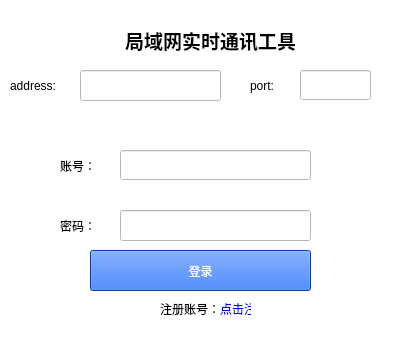
<?xml version="1.0" encoding="UTF-8"?>
<ui version="4.0">
 <class>MainWindow</class>
 <widget class="QMainWindow" name="MainWindow">
  <property name="geometry">
   <rect>
    <x>0</x>
    <y>0</y>
    <width>400</width>
    <height>350</height>
   </rect>
  </property>
  <property name="minimumSize">
   <size>
    <width>360</width>
    <height>350</height>
   </size>
  </property>
  <property name="maximumSize">
   <size>
    <width>400</width>
    <height>400</height>
   </size>
  </property>
  <property name="windowTitle">
   <string>登录</string>
  </property>
  <property name="windowIcon">
   <iconset>
    <normaloff>image/myicon_1.png</normaloff>image/myicon_1.png</iconset>
  </property>
  <property name="styleSheet">
   <string notr="true">background-color: rgb(255, 255, 255);</string>
  </property>
  <widget class="QWidget" name="centralwidget">
   <widget class="QLineEdit" name="lineEdit_id">
    <property name="geometry">
     <rect>
      <x>120</x>
      <y>150</y>
      <width>191</width>
      <height>30</height>
     </rect>
    </property>
    <property name="cursor">
     <cursorShape>CrossCursor</cursorShape>
    </property>
    <property name="styleSheet">
     <string notr="true">background-color: rgb(255, 255, 255);</string>
    </property>
    <property name="text">
     <string/>
    </property>
    <property name="maxLength">
     <number>32767</number>
    </property>
   </widget>
   <widget class="QLineEdit" name="lineEdit_pass">
    <property name="geometry">
     <rect>
      <x>120</x>
      <y>210</y>
      <width>191</width>
      <height>31</height>
     </rect>
    </property>
    <property name="inputMask">
     <string extracomment="qq账号"/>
    </property>
    <property name="text">
     <string extracomment="密码"/>
    </property>
    <property name="maxLength">
     <number>32767</number>
    </property>
    <property name="echoMode">
     <enum>QLineEdit::Password</enum>
    </property>
    <property name="cursorPosition">
     <number>0</number>
    </property>
   </widget>
   <widget class="QPushButton" name="pushButton">
    <property name="geometry">
     <rect>
      <x>90</x>
      <y>250</y>
      <width>221</width>
      <height>41</height>
     </rect>
    </property>
    <property name="styleSheet">
     <string notr="true">background-color: rgb(7, 85, 240);
color: rgb(255, 255, 255);</string>
    </property>
    <property name="text">
     <string>登录</string>
    </property>
   </widget>
   <widget class="QLabel" name="label">
    <property name="geometry">
     <rect>
      <x>60</x>
      <y>150</y>
      <width>51</width>
      <height>31</height>
     </rect>
    </property>
    <property name="text">
     <string>账号：</string>
    </property>
   </widget>
   <widget class="QLabel" name="label_2">
    <property name="geometry">
     <rect>
      <x>60</x>
      <y>210</y>
      <width>51</width>
      <height>31</height>
     </rect>
    </property>
    <property name="text">
     <string>密码：</string>
    </property>
   </widget>
   <widget class="QLabel" name="label_3">
    <property name="geometry">
     <rect>
      <x>80</x>
      <y>20</y>
      <width>261</width>
      <height>41</height>
     </rect>
    </property>
    <property name="lineWidth">
     <number>1</number>
    </property>
    <property name="text">
     <string>&lt;html&gt;&lt;head/&gt;&lt;body&gt;&lt;p&gt;&lt;span style=&quot; font-size:14pt; font-weight:600;&quot;&gt;局域网实时通讯工具&lt;/span&gt;&lt;/p&gt;&lt;/body&gt;&lt;/html&gt;</string>
    </property>
    <property name="textFormat">
     <enum>Qt::RichText</enum>
    </property>
    <property name="scaledContents">
     <bool>false</bool>
    </property>
    <property name="alignment">
     <set>Qt::AlignCenter</set>
    </property>
   </widget>
   <widget class="QLabel" name="label_4">
    <property name="geometry">
     <rect>
      <x>10</x>
      <y>70</y>
      <width>71</width>
      <height>31</height>
     </rect>
    </property>
    <property name="text">
     <string>address:</string>
    </property>
   </widget>
   <widget class="QLineEdit" name="lineEdit_ipAddress">
    <property name="geometry">
     <rect>
      <x>80</x>
      <y>70</y>
      <width>141</width>
      <height>31</height>
     </rect>
    </property>
    <property name="cursor">
     <cursorShape>CrossCursor</cursorShape>
    </property>
    <property name="styleSheet">
     <string notr="true">background-color: rgb(255, 255, 255);</string>
    </property>
    <property name="text">
     <string/>
    </property>
    <property name="maxLength">
     <number>32767</number>
    </property>
   </widget>
   <widget class="QLineEdit" name="lineEdit_port">
    <property name="geometry">
     <rect>
      <x>300</x>
      <y>70</y>
      <width>71</width>
      <height>30</height>
     </rect>
    </property>
    <property name="cursor">
     <cursorShape>CrossCursor</cursorShape>
    </property>
    <property name="styleSheet">
     <string notr="true">background-color: rgb(255, 255, 255);</string>
    </property>
    <property name="text">
     <string/>
    </property>
    <property name="maxLength">
     <number>32767</number>
    </property>
   </widget>
   <widget class="QLabel" name="label_5">
    <property name="geometry">
     <rect>
      <x>250</x>
      <y>70</y>
      <width>41</width>
      <height>31</height>
     </rect>
    </property>
    <property name="text">
     <string>port:</string>
    </property>
   </widget>
   <widget class="QLabel" name="regist">
    <property name="geometry">
     <rect>
      <x>160</x>
      <y>300</y>
      <width>91</width>
      <height>16</height>
     </rect>
    </property>
    <property name="styleSheet">
     <string notr="true"/>
    </property>
    <property name="text">
     <string>&lt;html&gt;&lt;head/&gt;&lt;body&gt;&lt;p&gt;注册账号：&lt;a href=&quot;127.0.0.1/regsit.html&quot;&gt;&lt;span style=&quot; text-decoration: underline; color:#0000ff;&quot;&gt;点击注册&lt;/span&gt;&lt;/a&gt;&lt;/p&gt;&lt;/body&gt;&lt;/html&gt;</string>
    </property>
   </widget>
  </widget>
  <widget class="QStatusBar" name="statusbar"/>
 </widget>
 <resources/>
 <connections/>
</ui>
